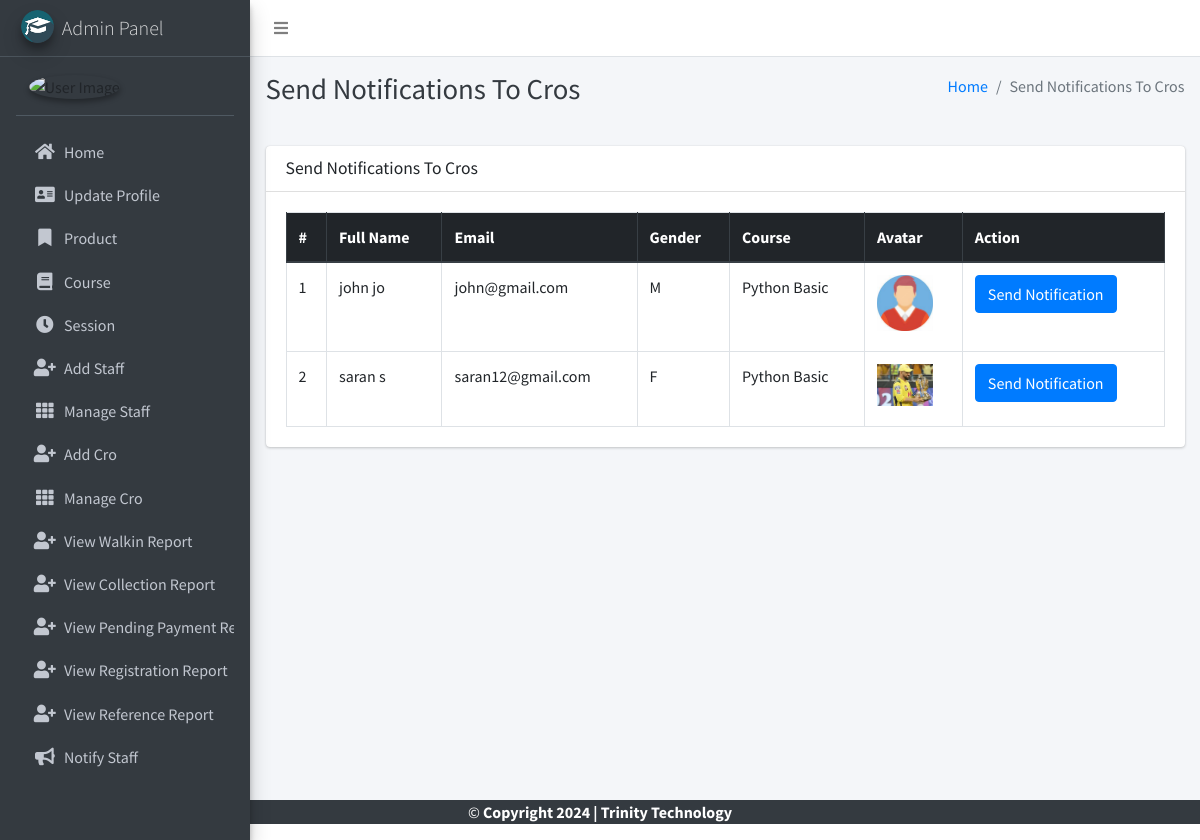
/admin_notify_cro (signed in), run on the app's committed database.
### main_app/models.py (models this page shows, shortened)
class CustomUser(AbstractUser):
    USER_TYPE = ((1, "HOD"), (2, "Staff"), (3, "Cro"), (4, "Stu"))
    GENDER = [("M", "Male"), ("F", "Female")]
    username = None  # Removed username, using email instead
    email = models.EmailField(unique=True)
    user_type = models.CharField(default=1, choices=USER_TYPE, max_length=1)
    gender = models.CharField(max_length=1, choices=GENDER)
    profile_pic = models.ImageField()
    address = models.TextField()
    fcm_token = models.TextField(default="")  # For firebase notifications
    created_at = models.DateTimeField(auto_now_add=True)
    updated_at = models.DateTimeField(auto_now=True)
    USERNAME_FIELD = "email"
    REQUIRED_FIELDS = []
    objects = CustomUserManager()
    def __str__(self):
        return self.first_name +" "+  self.last_name

class Cro(models.Model):
    admin = models.OneToOneField(CustomUser, on_delete=models.CASCADE)
    course = models.ForeignKey(Course, on_delete=models.DO_NOTHING, null=True, blank=False)
    session = models.ForeignKey(Session, on_delete=models.DO_NOTHING, null=True)

class Course(models.Model):
    name = models.CharField(max_length=120)
    created_at = models.DateTimeField(auto_now_add=True)
    updated_at = models.DateTimeField(auto_now=True)

### main_app/hod_views.py (the view)
# urls.py: path("admin_notify_cro", hod_views.admin_notify_cro,
def admin_notify_cro(request):
    cro = CustomUser.objects.filter(user_type=3)
    context = {
        'page_title': "Send Notifications To Cros",
        'cros': cro
    }
    return render(request, "hod_template/cro_notification.html", context)

### main_app/templates/hod_template/cro_notification.html (shortened to what this page needs)
{% extends 'main_app/base.html' %}
{% load static %}
{% block page_title %}{{page_title}}{% endblock page_title %}
{% block content %}
<section class="content">
    <div class="container-fluid">
        <div class="row">
            <div class="col-md-12">
                <div class="card">
                    <div class="card-header">
                        <h3 class="card-title">{{page_title}}</h3>
                    </div>
                    <div class="card-body">
                        <table id="example2" class="table table-bordered table-hover">
                            <thead class="thead-dark">
                                <tr>
                                    <th>#</th>
                                    <th>Full Name</th>
                                    <th>Email</th>
                                    <th>Gender</th>
                                    <th>Course</th>
                                    <th>Avatar</th>
                                    <th>Action</th>
                                </tr>
                            </thead>
                            <tbody>
                                {% for cro in cros %}
                                <tr>
                                    <td>{{ forloop.counter }}</td>
                                    <td>{{cro.first_name}} {{cro.last_name}}</td>
                                    <td>{{cro.email}}</td>
                                    <td>{{cro.gender}}</td>
                                    <td>{{cro.cro.course.name}}</td>
                                    <td>
                                        {% if cro.profile_pic == ""  %}
                                        No Image
                                        {% else %}
                                        <img class="img img-fluid mb-2" height="56" width="56"
                                            src="{{cro.profile_pic}}" alt="">
                                        {% endif %}
                                    </td>
                                    <td><button data-toggle = "modal" data-target = "#myModal"class="btn btn-primary show_notification" value="{{cro.id}}">Send Notification</button>
                                    </td>
                                </tr>
                                {% endfor %}
                            </tbody>
                        </table>
                    </div>
                </div>
            </div>
        </div>
    </div>
</section>
{% endblock content %}

### main_app/templates/main_app/base.html (shortened to what this page needs)
{% load static %}
<!DOCTYPE html>
<html>
<head>
    <link rel="stylesheet" href="{% static 'plugins/fontawesome-free/css/all.min.css'%} ">
    <link rel="stylesheet" href="https://code.ionicframework.com/ionicons/2.0.1/css/ionicons.min.css">
    <link rel="stylesheet"
        href="{% static 'plugins/tempusdominus-bootstrap-4/css/tempusdominus-bootstrap-4.min.css'%} ">
    <link rel="stylesheet" href="{% static 'plugins/icheck-bootstrap/icheck-bootstrap.min.css'%} ">
    <link rel="stylesheet" href="{% static 'dist/css/adminlte.min.css'%} ">
    <link rel="stylesheet" href="{% static 'plugins/overlayScrollbars/css/OverlayScrollbars.min.css'%} ">
    <link rel="stylesheet" href="{% static 'plugins/daterangepicker/daterangepicker.css'%} ">
</head>
<body class="hold-transition sidebar-mini layout-fixed">
    <div class="wrapper">
        <nav class="main-header navbar navbar-expand navbar-white navbar-light">
            <ul class="navbar-nav">
                <li class="nav-item">
                    <a class="nav-link" data-widget="pushmenu" href="#"><i class="fas fa-bars"></i></a>
                </li>
            </ul>
        </nav>
        {% include "main_app/sidebar_template.html" with user=user %}
        <div class="content-wrapper">
            <div class="content-header">
                <div class="container-fluid">
                    <div class="row mb-2">
                        <div class="col-sm-6">
                            <h1 class="m-0 text-dark">{% block page_title %}{% endblock page_title %}</h1>
                        </div>
                        <div class="col-sm-6">
                            <ol class="breadcrumb float-sm-right">
                                <li class="breadcrumb-item"><a href="#">Home</a></li>
                                <li class="breadcrumb-item active">{{ page_title }}</li>
                            </ol>
                        </div>
                    </div>
                </div>
            </div>
<section class="content">
    <div class="container-fluid">
        <div class="row">
            <div class="col-md-12">
            </div></div></div></section>
            {% block content %}
            {% endblock content %}
        </div>
        {% include "main_app/footer.html" %}
    </div>
</body>
</html>

### main_app/templates/main_app/sidebar_template.html (shortened to what this page needs)
{% load static %}
<aside class="main-sidebar sidebar-dark-info elevation-3">
    {% if request.user.user_type == '1' %}
    <a href="{% url 'admin_home' %}" class="brand-link">
        <img src="{% static 'dist/img/cmsl.png' %} " alt="AdminLTE Logo"
            class="brand-image img-circle elevation-3" >
        <span class="brand-text font-weight-light">Admin Panel</span>
    </a>
    <div class="sidebar">
        <div class="sidebar">
            <div class="user-panel mt-3 pb-3 mb-3 d-flex">
                <div class="image">
                    <img src="{{ request.user.profile_pic}}" class="img-circle elevation-2" alt="User Image">
                </div>
                <div class="info">
                </div>
            </div>
        <nav class="mt-2">
            <ul class="nav nav-pills nav-sidebar flex-column" data-widget="treeview" role="menu" data-accordion="false">
                <li class="nav-item">
                    {% url 'admin_home' as admin_home %}
                    <a href="{{admin_home}}" class="nav-link {% if admin_home == request.path %} active {% endif %}">
                        <i class="nav-icon fas fa-home"></i>
                        <p>
                            Home
                        </p>
                    </a>
                </li>
                <li class="nav-item">
                    {% url 'admin_view_profile' as admin_view_profile %}
                    <a href="{{admin_view_profile}}"
                        class="nav-link {% if admin_view_profile == request.path %} active {% endif %}">
                        <i class="nav-icon fas fa-address-card"></i>
                        <p>
                            Update Profile
                        </p>
                    </a>
                </li>
                <li class="nav-item has-treeview">
                    <a href="#" class="nav-link">
                        <i class="nav-icon fas fa-bookmark"></i>
                        <p>
                            Product
                        </p>
                    </a>
                </li>
                <li class="nav-item has-treeview">
                    <a href="#" class="nav-link">
                        <i class="nav-icon fas fa-book"></i>
                        <p>
                            Course
                        </p>
                    </a>
                </li>
                <li class="nav-item has-treeview">
                    <a href="#" class="nav-link">
                        <i class="nav-icon fas fa-clock"></i>
                        <p>
                            Session
                        </p>
                    </a>
                </li>
                <li class="nav-item">
                    {% url 'add_staff' as add_staff %}
                    <a href="{{add_staff}}" class="nav-link {% if add_staff == request.path %} active {% endif %}">
                        <i class="nav-icon fas fa-user-plus"></i>
                        <p>
                            Add Staff
                        </p>
                    </a>
                </li>
                <li class="nav-item">
                    {% url 'manage_staff' as manage_staff %}
                    {% url 'edit_staff' staff_id as edit_staff %}
                    <a href="{{manage_staff}}"
                        class="nav-link {% if manage_staff == request.path or request.path == edit_staff %} active {% endif %}">
                        <i class="nav-icon fas fa-th"></i>
                        <p>
                            Manage Staff
                        </p>
                    </a>
                </li>
                <li class="nav-item">
                    {% url 'add_cro' as add_cro%}
                    <a href="{{add_cro}}" class="nav-link  {% if add_cro == request.path %} active {% endif %}">
                        <i class="nav-icon fas fa-user-plus"></i>
                        <p>
                            Add Cro
                        </p>
                    </a>
                </li>
                <li class="nav-item">
                    {% url 'manage_cro' as manage_cro %}
                    {% url 'edit_cro' cro_id as edit_cro %}
                    <a href="{{manage_cro}}"
                        class="nav-link  {% if edit_cro == request.path or manage_cro == request.path %} active {% endif %}">
                        <i class="nav-icon fas fa-th"></i>
                        <p>
                            Manage Cro
                        </p>
                    </a>
                </li>
                <li class="nav-item">
                    {% url 'view_walkin_report' as view_walkin_report %}
                    <a href="{{view_walkin_report}}" class="nav-link  {% if view_walkin_report == request.path %} active {% endif %}">
                        <i class="nav-icon fas fa-user-plus"></i>
                        <p>
                            View Walkin Report
                        </p>
                    </a>
                </li>
                <li class="nav-item">
                    {% url 'view_collection_report' as view_collection_report %}
                    <a href="{{view_collection_report}}" class="nav-link  {% if view_collection_report == request.path %} active {% endif %}">
                        <i class="nav-icon fas fa-user-plus"></i>
                        <p>
                            View Collection Report
                        </p>
                    </a>
                </li>
                <li class="nav-item">
                    {% url 'view_pendpay_report' as view_pendpay_report %}
                    <a href="{{view_pendpay_report}}" class="nav-link  {% if view_pendpay_report == request.path %} active {% endif %}">
                        <i class="nav-icon fas fa-user-plus"></i>
                        <p>
                            View Pending Payment Report
                        </p>
                    </a>
                </li>
                <li class="nav-item">
                    {% url 'view_reg_report' as view_reg_report %}
                    <a href="{{view_reg_report}}" class="nav-link  {% if view_reg_report == request.path %} active {% endif %}">
                        <i class="nav-icon fas fa-user-plus"></i>
                        <p>
                            View Registration Report
                        </p>
                    </a>
                </li>
                <li class="nav-item">
                    {% url 'view_reference_report' as view_reference_report %}
                    <a href="{{view_reference_report}}" class="nav-link  {% if view_reference_report == request.path %} active {% endif %}">
                        <i class="nav-icon fas fa-user-plus"></i>
                        <p>
                            View Reference Report
                        </p>
                    </a>
                </li>
                <li class="nav-item">
                    {% url 'admin_notify_staff' as admin_notify_staff %}
                    <a href="{{admin_notify_staff}}"
                        class="nav-link {% if admin_notify_staff == request.path %} active {% endif %}">
                        <i class="nav-icon fas fa-bullhorn"></i>
                        <p>
                            Notify Staff
                        </p>
                    </a>
                </li>
                                        {% endif %}
                                    </ul>
                                </nav>
                            </div>
</aside>

### main_app/templates/main_app/footer.html
<footer px=5>
    <p class="text-center bg-dark text-light" >
    &copy; <strong>Copyright 2024 | Trinity Technology</strong>
    </p>
</footer>

### data on the page
CustomUser: first_name "john", last_name "jo", email "john@gmail.com", gender "M", cro.course.name "Python Basic", profile_pic (picture)
CustomUser: first_name "saran", last_name "s", email "saran12@gmail.com", gender "F", cro.course.name "Python Basic", profile_pic (picture)

### other printed values
{{ page_title }} "Send Notifications To Cros"
